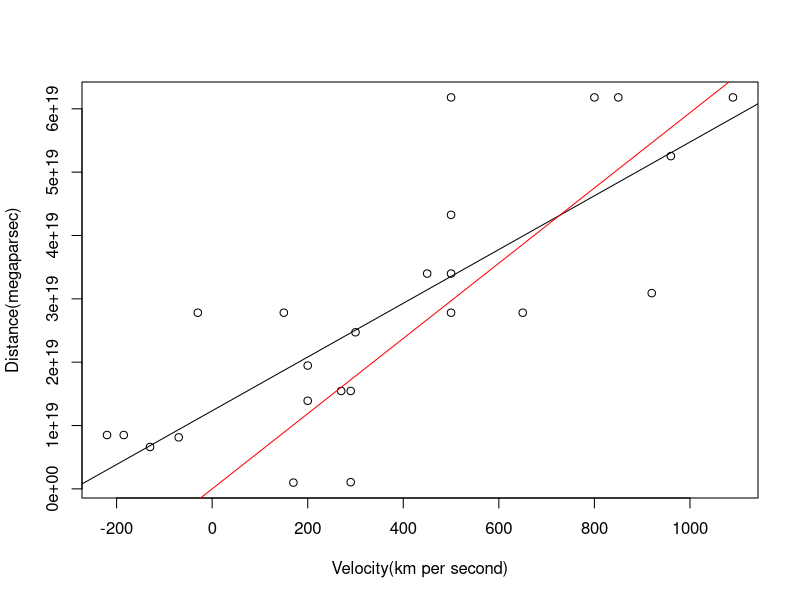

This figure's R source:
Data <- read.csv("The Big Bang Theory.csv", header = T)
Velocity <- Data$Velocity
Distance <- Data$Distance
Distance <- Distance* 1e6 * 1e12 * 30.9
#5.1
plot(Velocity, Distance, xlab = "Velocity(km per second)", ylab = "Distance(megaparsec)")
#散点分布在某一条线两边，可以明显看出这一趋势

#5.2
model <- lm(Distance~Velocity)
abline(model)
summary(model)

#5.3
#1.如果理论正确，刚开始衰退速度小，没有经过时间的积累，所以距离为零，那么，截距为零；
#2.距离等于时间乘以速度，那么宇宙的年龄即为斜率。
model2 <- lm(Distance~Velocity-1)
abline(model2,col = 'red')
summary(model2)
#斜率即为年龄

#5.4
#由图知，画出来的图宇宙伊始距离不为零肯定不对，但是宇宙的年龄是等于斜率且不变的，所
#以通过使截距（初始距离）变为零以后看斜率。通过在 lm（ ）函数里把速度根据图上的截距
#误差设为-1，使截距为 0，得到斜率如图即为年龄。更正距离测量误差后，结果更精确。
# good work
